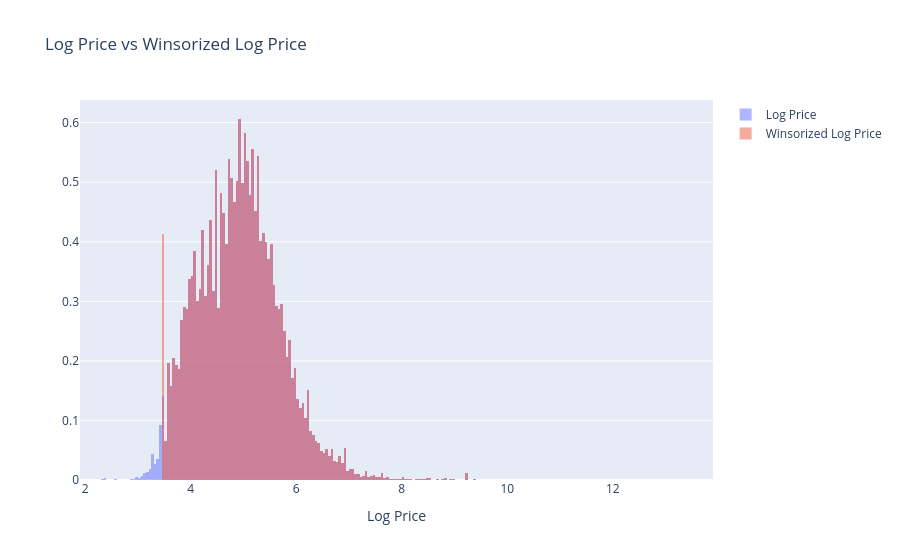

Notebook source saved alongside this figure:
### Code cell
fig = go.Figure()

fig.add_trace(go.Histogram(
    x=df["log_price"],
    opacity=0.5,
    nbinsx=250,
    histnorm="probability density",
    name="Log Price"
))

fig.add_trace(go.Histogram(
    x=df["win_log_p"],
    opacity=0.5,
    nbinsx=250,
    histnorm="probability density",
    name="Winsorized Log Price"
))

fig.update_layout(
    barmode="overlay",
    title="Log Price vs Winsorized Log Price",
    xaxis_title="Log Price"
)

fig.show()

### Figure 1 — Plotly figure (JSON) as saved in the notebook; plotly's stock layout.template omitted (floating-point values rounded to 4 significant figures; data arrays with more than 128 entries replaced by an {"elided": "..."} marker saying what was removed)
{"data": [{"histnorm": "probability density", "name": "Log Price", "nbinsx": 250, "opacity": 0.5, "type": "histogram", "x": {"elided": "96871 float values"}}, {"histnorm": "probability density", "name": "Winsorized Log Price", "nbinsx": 250, "opacity": 0.5, "type": "histogram", "x": {"elided": "96871 float values"}}], "layout": {"barmode": "overlay", "title": {"text": "Log Price vs Winsorized Log Price"}, "xaxis": {"title": {"text": "Log Price"}}}}
